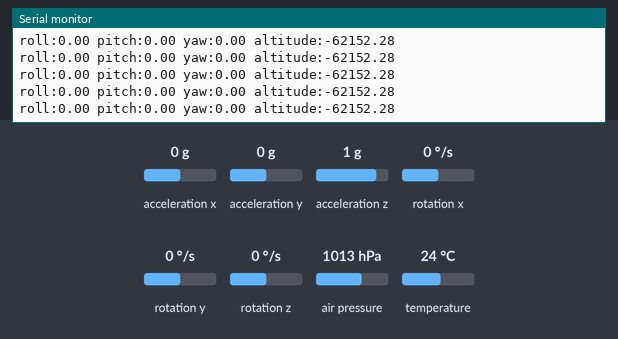
Bench run of a sketch on a simulated ESP32. Parts: the last lines printed to the serial monitor. Inputs (shaded band) come from the test bench; at power-on: acceleration x 0 g, acceleration y 0 g, acceleration z 1 g, rotation x 0 °/s, rotation y 0 °/s, rotation z 0 °/s, air pressure 1013 hPa, temperature 24 °C.

Above: at 2.2 s.
2.3 s: acceleration x set to -1.4 g
At 3.1 s:
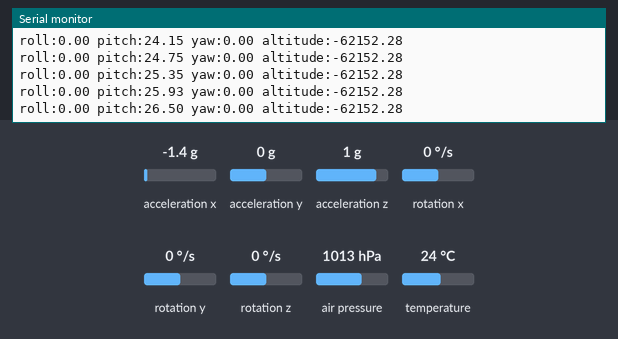
3.8 s: acceleration x set to 0.1 g
At 4.3 s:
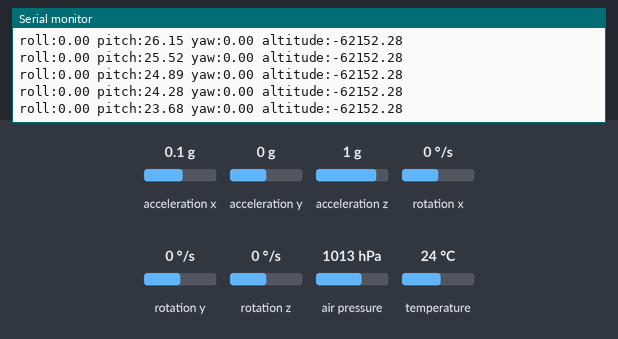
6.8 s: acceleration y set to -1.4 g
At 7.3 s:
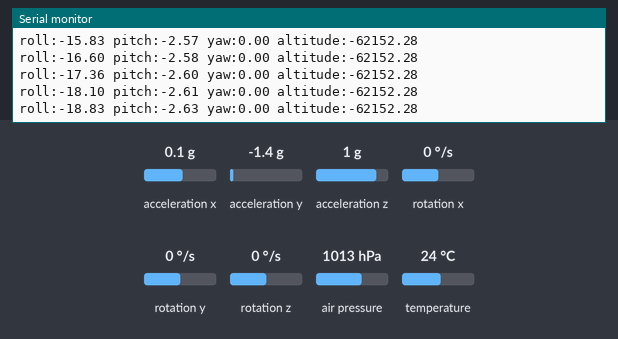
8.3 s: acceleration z set to -1.4 g
At 9.3 s:
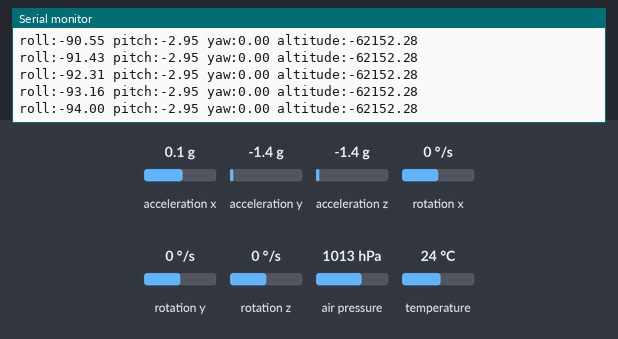
9.8 s: rotation x set to -192 °/s
At 10.6 s:
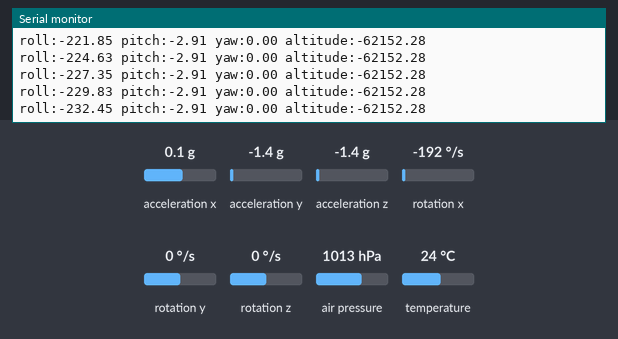
11.3 s: rotation y set to -100 °/s
At 11.8 s:
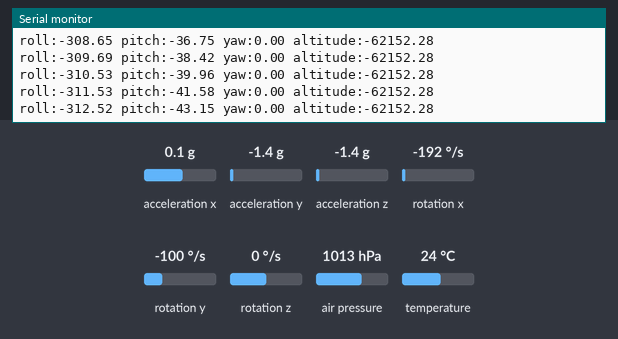
Timing chart, 0 to 14.3 s (numbered marks = the images above; inputs shaded):
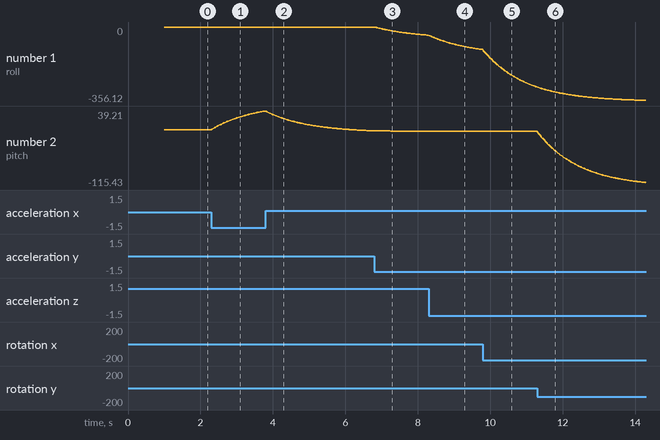

Measured:
- after the input at 2.3 s, the serial monitor: prints a new line at once (image 1)
- plotted number 2: 0 → 39.21 after the input at 2.3 s

The sketch:

ESPFlightTrack.ino
```cpp
#include <Wire.h>
#include <MS5611.h>
#include <Adafruit_MPU6050.h>
#include <Adafruit_Sensor.h>
#include <math.h>

// MS5611 / GY-63
MS5611 ms5611(0x77);  // change to 0x76 if needed

// MPU6050
Adafruit_MPU6050 mpu;

// Filtered angles
float roll = 0.0;
float pitch = 0.0;
float yaw = 0.0;

// Timing
unsigned long lastTime = 0;

void setup() {
  Serial.begin(115200);
  delay(1000);

  Wire.begin(21, 22);

  Serial.println("Starting sensors...");

  if (!ms5611.begin()) {
    Serial.println("MS5611 / GY-63 not found. Check wiring and I2C address.");
    while (1) delay(1000);
  }
  Serial.println("GY-63 (MS5611) found!");

  if (!mpu.begin()) {
    Serial.println("Failed to find MPU6050 chip");
    while (1) delay(1000);
  }
  Serial.println("MPU6050 found!");

  mpu.setAccelerometerRange(MPU6050_RANGE_8_G);
  mpu.setGyroRange(MPU6050_RANGE_500_DEG);
  mpu.setFilterBandwidth(MPU6050_BAND_21_HZ);

  Serial.println("All sensors initialized.");
  Serial.println("Format for Serial Plotter:");
  Serial.println("roll:0 pitch:0 yaw:0 altitude:0");
  Serial.println("-----------------------------");

  lastTime = millis();
}

void loop() {
  // ===== Read MS5611 =====
  float altitudeM = 0.0;

  int result = ms5611.read();
  if (result == MS5611_READ_OK) {
    float pressurePa = ms5611.getPressure() * 100.0;
    const float seaLevelPressure = 101325.0;
    altitudeM = 44330.0 * (1.0 - pow(pressurePa / seaLevelPressure, 0.1903));
  }

  // ===== Read MPU6050 =====
  sensors_event_t a, g, temp;
  mpu.getEvent(&a, &g, &temp);

  // Time delta
  unsigned long now = millis();
  float dt = (now - lastTime) / 1000.0;
  lastTime = now;

  if (dt <= 0 || dt > 1.0) dt = 0.01;

  // Accelerometer angles
  float accRoll = atan2(a.acceleration.y, a.acceleration.z) * 180.0 / PI;
  float accPitch = atan2(-a.acceleration.x,
                         sqrt(a.acceleration.y * a.acceleration.y + a.acceleration.z * a.acceleration.z))
                   * 180.0 / PI;

  // Gyro rates (convert rad/s to deg/s)
  float gyroX = g.gyro.x * 180.0 / PI;
  float gyroY = g.gyro.y * 180.0 / PI;
  float gyroZ = g.gyro.z * 180.0 / PI;

  // Complementary filter
  const float alpha = 0.98;
  roll = alpha * (roll + gyroX * dt) + (1.0 - alpha) * accRoll;
  pitch = alpha * (pitch + gyroY * dt) + (1.0 - alpha) * accPitch;

  // Yaw from gyro only -> drifts over time
  yaw += gyroZ * dt;

  // Print in Serial Plotter-friendly format
  Serial.print("roll:");
  Serial.print(roll, 2);
  Serial.print(" pitch:");
  Serial.print(pitch, 2);
  Serial.print(" yaw:");
  Serial.print(yaw, 2);
  Serial.print(" altitude:");
  Serial.println(altitudeM, 2);

  delay(20);  // ~50 Hz
}
```
